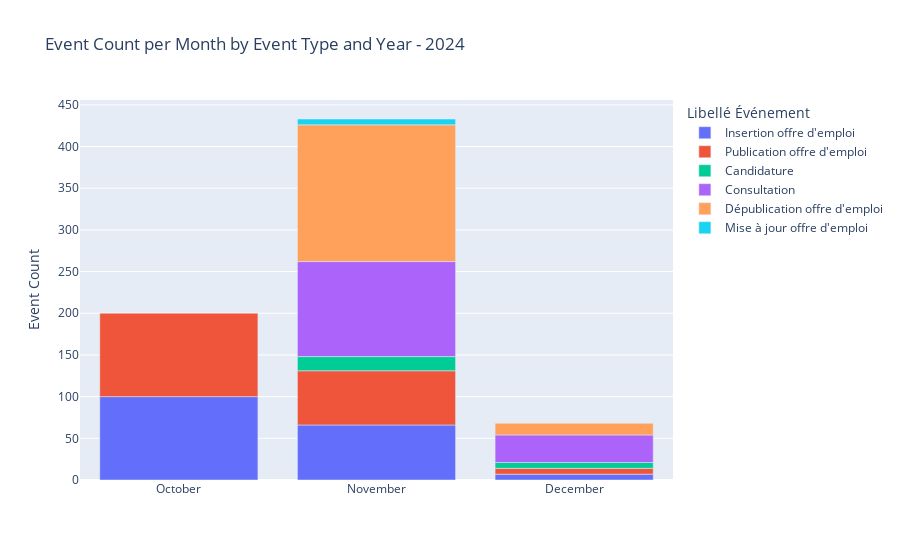
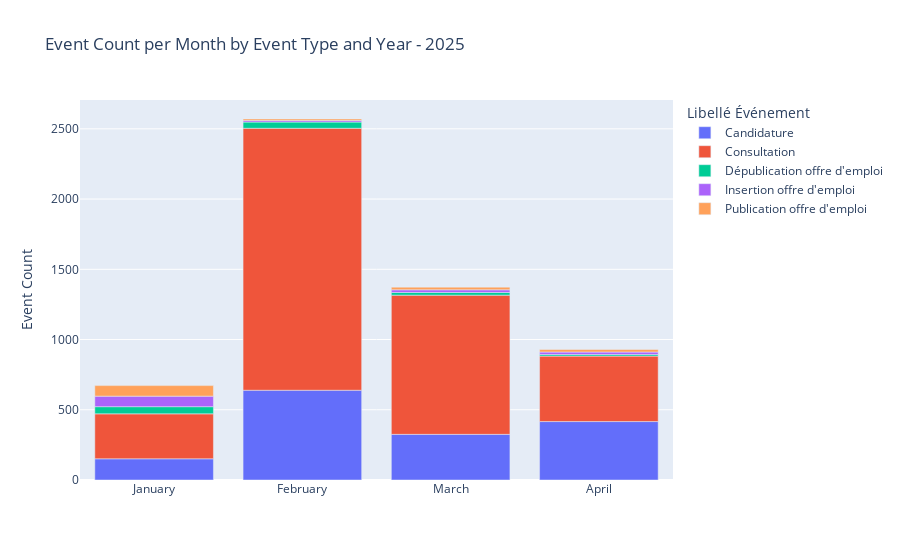

The cell these charts' notebook holds for them, in order:
### Code cell
# Convert Date Événement to datetime
df['Date Événement'] = pd.to_datetime(df['Date Événement'])

# Extract month and year from the 'Date Événement' column and create a new columns 'Month' and 'Year'
df['Month'] = df['Date Événement'].dt.month
df['Year'] = df['Date Événement'].dt.year

# Map month numbers to month names
month_names = {1: 'January', 2: 'February', 3: 'March', 4: 'April', 5: 'May', 6: 'June', 
               7: 'July', 8: 'August', 9: 'September', 10: 'October', 11: 'November', 12: 'December'}

for year in [2024, 2025]:
    df_temp = df[df['Year'] == year].groupby(['Month', 'Libellé Événement'])['compteur'].sum()
    fig = px.bar(df_temp.reset_index(), 
                 x=df_temp.reset_index()['Month'].map(month_names), 
                 y='compteur', 
                 color='Libellé Événement', 
                 title=f'Event Count per Month by Event Type and Year - {year}')
    fig.update_layout(xaxis_title=None, yaxis_title='Event Count')
    fig.show()

### Figure 1 — Plotly figure (JSON) as saved in the notebook; plotly's stock layout.template omitted (floating-point values rounded to 4 significant figures)
{"data": [{"alignmentgroup": "True", "hovertemplate": "Libellé Événement=Insertion offre d'emploi<br>x=%{x}<br>compteur=%{y}<extra></extra>", "legendgroup": "Insertion offre d'emploi", "marker": {"color": "#636efa", "pattern": {"shape": ""}}, "name": "Insertion offre d'emploi", "offsetgroup": "Insertion offre d'emploi", "orientation": "v", "showlegend": true, "textposition": "auto", "type": "bar", "x": ["October", "November", "December"], "xaxis": "x", "y": [100, 66, 7], "yaxis": "y"}, {"alignmentgroup": "True", "hovertemplate": "Libellé Événement=Publication offre d'emploi<br>x=%{x}<br>compteur=%{y}<extra></extra>", "legendgroup": "Publication offre d'emploi", "marker": {"color": "#EF553B", "pattern": {"shape": ""}}, "name": "Publication offre d'emploi", "offsetgroup": "Publication offre d'emploi", "orientation": "v", "showlegend": true, "textposition": "auto", "type": "bar", "x": ["October", "November", "December"], "xaxis": "x", "y": [100, 65, 7], "yaxis": "y"}, {"alignmentgroup": "True", "hovertemplate": "Libellé Événement=Candidature<br>x=%{x}<br>compteur=%{y}<extra></extra>", "legendgroup": "Candidature", "marker": {"color": "#00cc96", "pattern": {"shape": ""}}, "name": "Candidature", "offsetgroup": "Candidature", "orientation": "v", "showlegend": true, "textposition": "auto", "type": "bar", "x": ["November", "December"], "xaxis": "x", "y": [17, 7], "yaxis": "y"}, {"alignmentgroup": "True", "hovertemplate": "Libellé Événement=Consultation<br>x=%{x}<br>compteur=%{y}<extra></extra>", "legendgroup": "Consultation", "marker": {"color": "#ab63fa", "pattern": {"shape": ""}}, "name": "Consultation", "offsetgroup": "Consultation", "orientation": "v", "showlegend": true, "textposition": "auto", "type": "bar", "x": ["November", "December"], "xaxis": "x", "y": [114, 33], "yaxis": "y"}, {"alignmentgroup": "True", "hovertemplate": "Libellé Événement=Dépublication offre d'emploi<br>x=%{x}<br>compteur=%{y}<extra></extra>", "legendgroup": "Dépublication offre d'emploi", "marker": {"color": "#FFA15A", "pattern": {"shape": ""}}, "name": "Dépublication offre d'emploi", "offsetgroup": "Dépublication offre d'emploi", "orientation": "v", "showlegend": true, "textposition": "auto", "type": "bar", "x": ["November", "December"], "xaxis": "x", "y": [164, 14], "yaxis": "y"}, {"alignmentgroup": "True", "hovertemplate": "Libellé Événement=Mise à jour offre d'emploi<br>x=%{x}<br>compteur=%{y}<extra></extra>", "legendgroup": "Mise à jour offre d'emploi", "marker": {"color": "#19d3f3", "pattern": {"shape": ""}}, "name": "Mise à jour offre d'emploi", "offsetgroup": "Mise à jour offre d'emploi", "orientation": "v", "showlegend": true, "textposition": "auto", "type": "bar", "x": ["November"], "xaxis": "x", "y": [7], "yaxis": "y"}], "layout": {"barmode": "relative", "legend": {"title": {"text": "Libellé Événement"}, "tracegroupgap": 0}, "title": {"text": "Event Count per Month by Event Type and Year - 2024"}, "xaxis": {"anchor": "y", "domain": [0, 1], "title": {}}, "yaxis": {"anchor": "x", "domain": [0, 1], "title": {"text": "Event Count"}}}}

### Figure 2 — Plotly figure (JSON) as saved in the notebook; plotly's stock layout.template omitted (floating-point values rounded to 4 significant figures)
{"data": [{"alignmentgroup": "True", "hovertemplate": "Libellé Événement=Candidature<br>x=%{x}<br>compteur=%{y}<extra></extra>", "legendgroup": "Candidature", "marker": {"color": "#636efa", "pattern": {"shape": ""}}, "name": "Candidature", "offsetgroup": "Candidature", "orientation": "v", "showlegend": true, "textposition": "auto", "type": "bar", "x": ["January", "February", "March", "April"], "xaxis": "x", "y": [151, 639, 325, 416], "yaxis": "y"}, {"alignmentgroup": "True", "hovertemplate": "Libellé Événement=Consultation<br>x=%{x}<br>compteur=%{y}<extra></extra>", "legendgroup": "Consultation", "marker": {"color": "#EF553B", "pattern": {"shape": ""}}, "name": "Consultation", "offsetgroup": "Consultation", "orientation": "v", "showlegend": true, "textposition": "auto", "type": "bar", "x": ["January", "February", "March", "April"], "xaxis": "x", "y": [320, 1865, 991, 466], "yaxis": "y"}, {"alignmentgroup": "True", "hovertemplate": "Libellé Événement=Dépublication offre d'emploi<br>x=%{x}<br>compteur=%{y}<extra></extra>", "legendgroup": "Dépublication offre d'emploi", "marker": {"color": "#00cc96", "pattern": {"shape": ""}}, "name": "Dépublication offre d'emploi", "offsetgroup": "Dépublication offre d'emploi", "orientation": "v", "showlegend": true, "textposition": "auto", "type": "bar", "x": ["January", "February", "March", "April"], "xaxis": "x", "y": [51, 44, 19, 11], "yaxis": "y"}, {"alignmentgroup": "True", "hovertemplate": "Libellé Événement=Insertion offre d'emploi<br>x=%{x}<br>compteur=%{y}<extra></extra>", "legendgroup": "Insertion offre d'emploi", "marker": {"color": "#ab63fa", "pattern": {"shape": ""}}, "name": "Insertion offre d'emploi", "offsetgroup": "Insertion offre d'emploi", "orientation": "v", "showlegend": true, "textposition": "auto", "type": "bar", "x": ["January", "February", "March", "April"], "xaxis": "x", "y": [75, 11, 19, 18], "yaxis": "y"}, {"alignmentgroup": "True", "hovertemplate": "Libellé Événement=Publication offre d'emploi<br>x=%{x}<br>compteur=%{y}<extra></extra>", "legendgroup": "Publication offre d'emploi", "marker": {"color": "#FFA15A", "pattern": {"shape": ""}}, "name": "Publication offre d'emploi", "offsetgroup": "Publication offre d'emploi", "orientation": "v", "showlegend": true, "textposition": "auto", "type": "bar", "x": ["January", "February", "March", "April"], "xaxis": "x", "y": [75, 11, 19, 18], "yaxis": "y"}], "layout": {"barmode": "relative", "legend": {"title": {"text": "Libellé Événement"}, "tracegroupgap": 0}, "title": {"text": "Event Count per Month by Event Type and Year - 2025"}, "xaxis": {"anchor": "y", "domain": [0, 1], "title": {}}, "yaxis": {"anchor": "x", "domain": [0, 1], "title": {"text": "Event Count"}}}}
